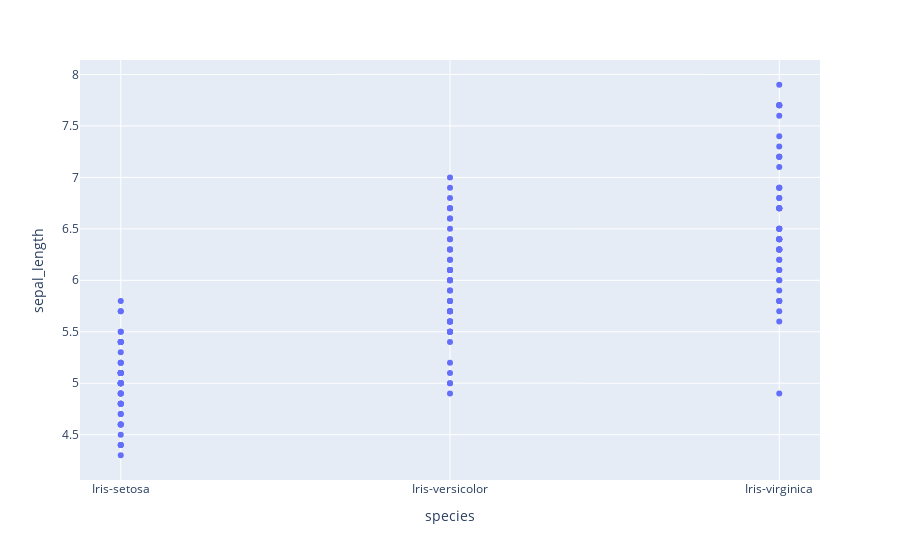

Notebook cell for this chart:
### Code cell
px.scatter ( iris, x = 'species' , y = 'sepal_length')

### Figure 1 — Plotly figure (JSON) as saved in the notebook; plotly's stock layout.template omitted (floating-point values rounded to 4 significant figures; data arrays with more than 128 entries replaced by an {"elided": "..."} marker saying what was removed)
{"data": [{"hovertemplate": "species=%{x}<br>sepal_length=%{y}<extra></extra>", "legendgroup": "", "marker": {"color": "#636efa", "symbol": "circle"}, "mode": "markers", "name": "", "orientation": "v", "showlegend": false, "type": "scatter", "x": {"elided": "150 str values"}, "xaxis": "x", "y": {"elided": "150 float values"}, "yaxis": "y"}], "layout": {"legend": {"tracegroupgap": 0}, "margin": {"t": 60}, "xaxis": {"anchor": "y", "domain": [0, 1], "title": {"text": "species"}}, "yaxis": {"anchor": "x", "domain": [0, 1], "title": {"text": "sepal_length"}}}}
